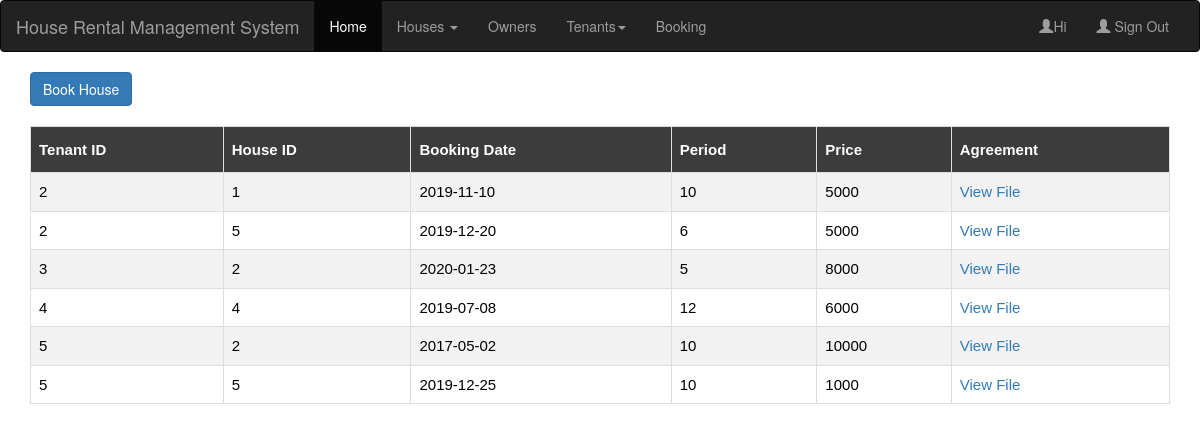
Screenshot of /booking.php with the database file from the repository.
### tables this page shows
CREATE TABLE IF NOT EXISTS `booking` (
  `t_id` int(11) NOT NULL,
  `h_id` int(11) NOT NULL,
  `booking_date` date DEFAULT NULL,
  `period` int(11) DEFAULT NULL,
  `price` int(11) DEFAULT NULL,
  `agreement` longblob
);

### booking.php (the view, shortened to what this page needs)
<!DOCTYPE html>
<html lang="en">
<head>
  <link rel="stylesheet" type="text/css" href="table.css">
  <link rel="stylesheet" href="https://maxcdn.bootstrapcdn.com/bootstrap/3.4.0/css/bootstrap.min.css">
</head>
<body>
<nav class="navbar navbar-inverse">
  <div class="container-fluid">
    <div class="navbar-header">
      <a class="navbar-brand" href="#">House Rental Management System</a>
    </div>
    <div class="collapse navbar-collapse" id="myNavbar">
      <ul class="nav navbar-nav">
        <li class="active"><a href="home.php">Home</a></li>
        <li class="dropdown">
          <a class="dropdown-toggle" data-toggle="dropdown" href="#">Houses <span class="caret"></span></a>
        </li>
        <li><a href="owner.php">Owners</a></li>
        <li class="dropdown">
          <a class="dropdown-toggle" data-toggle="dropdown" href="#">Tenants<span class="caret"></span></a>
          </li>
        <li><a href="booking.php">Booking</a></li>
      </ul>
      <ul class="nav navbar-nav navbar-right">
         <li><a href="#"><span class="glyphicon glyphicon-user"></span>Hi <?php session_start();echo $_SESSION['uname'];?></a>
         </li>
        <li><a href="index.html"><span class="glyphicon glyphicon-user"></span> Sign Out</a></li>
      </ul>
    </div>
  </div>
</nav>
<div class="container">
<a href="dobooking.html" class='btn btn-primary'>Book House</a>
<br><br>
  <table border="1" id="customers">
    <tr>
      <th>Tenant ID</th>
      <th>House ID</th>
      <th>Booking Date</th>
      <th>Period</th>
      <th>Price</th>
      <th>Agreement</th>
    </tr>
<?php
include("connection.php");
$query="select * from booking";
$data=mysqli_query($conn,$query);
while($result=mysqli_fetch_assoc($data))
{
 echo "<tr><td>".$result['t_id']."</td><td>".$result['h_id']."</td><td>".$result['booking_date']."</td><td>".$result['period']."</td><td>".$result['price']."</td><td>";
 echo "<a href='v.php?tid=".$result['t_id']."&hid=".$result['h_id']."'>View File</a>";
 echo "</td></tr>";
}
echo "</table>";
?>
</div>
</body>
</html>

### table.css (style rules this page uses)
table { width:100%; color: black; font-family: monospace; font-size: 15px; text-align: left; border-color: black; border-style: solid; }
#customers { font-family: "Trebuchet MS", Arial, Helvetica, sans-serif; border-collapse: collapse; width: 100%; }
#customers td, #customers th { border: 1px solid #ddd; padding: 8px; }
#customers tr:nth-child(even) { background-color: #f2f2f2; }
#customers th { padding-top: 12px; padding-bottom: 12px; text-align: left; background-color: #3c3c3c; color: white; }

### rows the page displays
booking: t "2", h "1", booking_date "2019-11-10", period "10", price "5000"
booking: t "2", h "5", booking_date "2019-12-20", period "6", price "5000"
booking: t "3", h "2", booking_date "2020-01-23", period "5", price "8000"
booking: t "4", h "4", booking_date "2019-07-08", period "12", price "6000"
booking: t "5", h "2", booking_date "2017-05-02", period "10", price "10000"
booking: t "5", h "5", booking_date "2019-12-25", period "10", price "1000"
